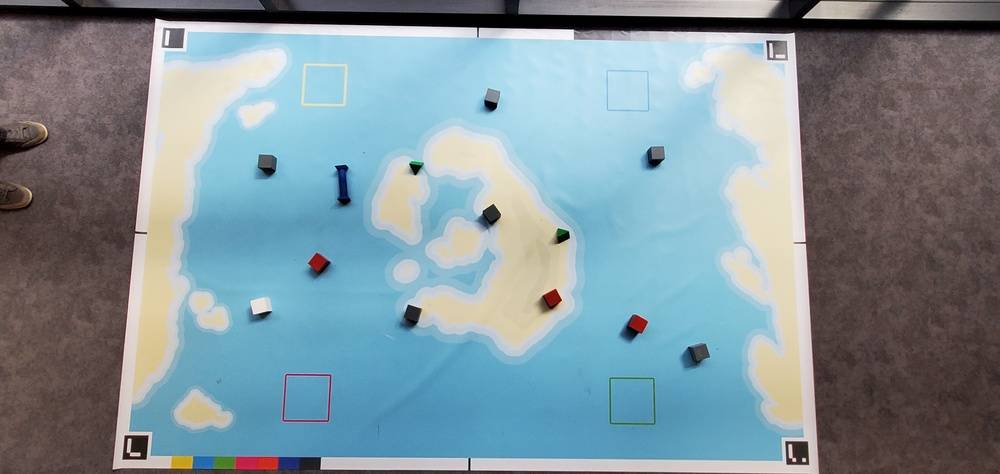
//> input picture 20240404_161242.jpg, 1000 x 474 px, shrunk from 4608 x 2184 before the run, given in place of the camera
$ ./formes   (built with g++ and OpenCV 4)
//> lines starting //> are read from the running program, lines starting //| are printed output that depends on the picture; after the words box and inside, x2 and y2 are one past the last pixel; in counts of white or black regions, pixels touching at a corner belong together
#include <opencv2/opencv.hpp>
#include <vector>

int main() {
    cv::VideoCapture cap(0); // Ouvrir la caméra par défaut
    if (!cap.isOpened()) {
        std::cout << "Erreur lors de l'ouverture de la caméra." << std::endl;
        return -1;
    }

    cv::Mat frame, gray, blurred, edges;
    std::vector<std::vector<cv::Point>> contours;

    while (true) {
        cap >> frame; // Lire une nouvelle frame
//> frame is the input picture: 474 rows x 1000 cols, CV_8UC3; mean B, G, R 153.9, 146.3, 128.3
        if (frame.empty()) {
            std::cout << "Erreur lors de la capture de l'image." << std::endl;
            break;
        }

        // Convertir en niveaux de gris
        cv::cvtColor(frame, gray, cv::COLOR_BGR2GRAY);
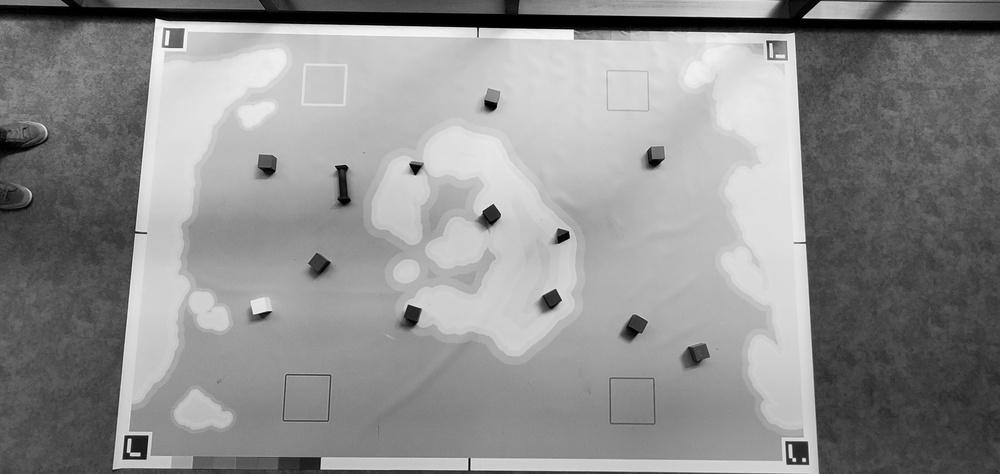
//> gray: 474 rows x 1000 cols, CV_8UC1; min 0, max 254, mean 141.8

        // Appliquer un flou
        cv::GaussianBlur(gray, blurred, cv::Size(5, 5), 0);

        // Détection de contours
        cv::Canny(blurred, edges, 50, 150, 3);
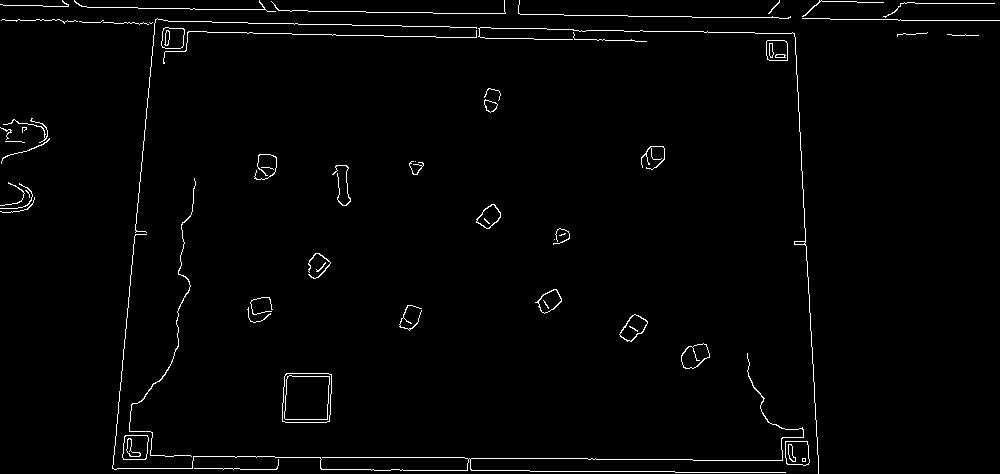
//> edges: 474 rows x 1000 cols, CV_8UC1; 1.7% white in thin lines or dots

        // Trouver les contours
        cv::findContours(edges, contours, cv::RETR_EXTERNAL, cv::CHAIN_APPROX_SIMPLE);
//> contours = 55 contours, 39 with area under 20; largest, box (x1, y1, x2, y2) and area: (282, 373, 332, 423) 2312, (122, 435, 149, 460) 571, (785, 441, 810, 466) 526, (681, 343, 710, 369) 489, (619, 314, 648, 342) 434

        for (size_t i = 0; i < contours.size(); i++) {
            // Approximation des contours à des polygones + vérification du nombre de côtés
            std::vector<cv::Point> approx;
            cv::approxPolyDP(contours[i], approx, 0.03 * cv::arcLength(contours[i], true), true);
            std::string shape = "Polygone";

            switch (approx.size()) {
                case 3: shape = "Triangle"; break;
                case 4: shape = "Rectangle"; break; // Peut être un carré ou un rectangle
                case 5: shape = "Pentagone"; break;
                case 6: shape = "Hexagone"; break;
                case 7: shape = "Heptagone"; break;
                case 8: shape = "Octogone"; break;
                default: break;
            }

            // Dessiner le polygone et afficher le type
            cv::drawContours(frame, std::vector<std::vector<cv::Point>>{approx}, -1, cv::Scalar(0, 255, 0), 2);
            cv::putText(frame, shape, approx[0], cv::FONT_HERSHEY_SIMPLEX, 0.5, cv::Scalar(0, 0, 0), 2);
        }
//> this loop made 55 passes
//> approx on passes 13, 18, 25, 29, 30, 36, 37, 38, 39, 40, 41: 1 Point (x, y): [554, 239], 4 Points (x, y): [34, 197], [26, 209], [0, 211], [27, 209], 1 Point (x, y): [415, 161], 2 Points (x, y): [5, 141], [24, 142], 4 Points (x, y): [49, 138], [3, 157], [1, 163], [4, 157], 4 Points (x, y): [766, 41], [767, 59], [787, 60], [786, 41], 2 Points (x, y): [947, 34], [978, 35], 4 Points (x, y): [927, 32], [903, 33], [897, 36], [903, 33], 4 Points (x, y): [573, 32], [574, 39], [646, 41], [575, 39], 4 Points (x, y): [476, 30], [188, 31], [163, 63], [189, 31], 4 Points (x, y): [478, 28], [794, 34], [818, 473], [794, 33]
//> pass 1, `cv::putText(frame, shape, approx[0], cv::FONT_HERSHEY_SIMPLEX, 0.5, cv..`:
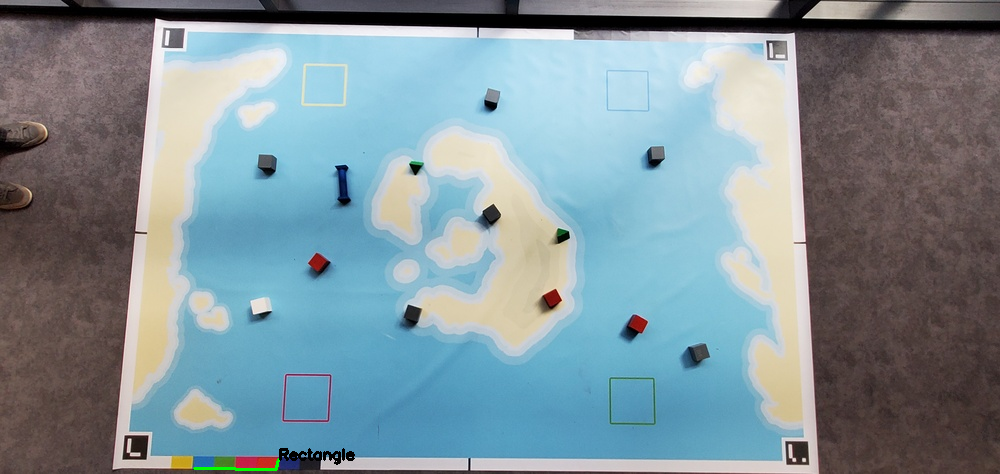
//> frame: 474 rows x 1000 cols, CV_8UC3; 0.18% of pixels changed, all inside (x1, y1, x2, y2) = (193, 448, 355, 471)
//> pass 2, `cv::putText(frame, shape, approx[0], cv::FONT_HERSHEY_SIMPLEX, 0.5, cv..`:
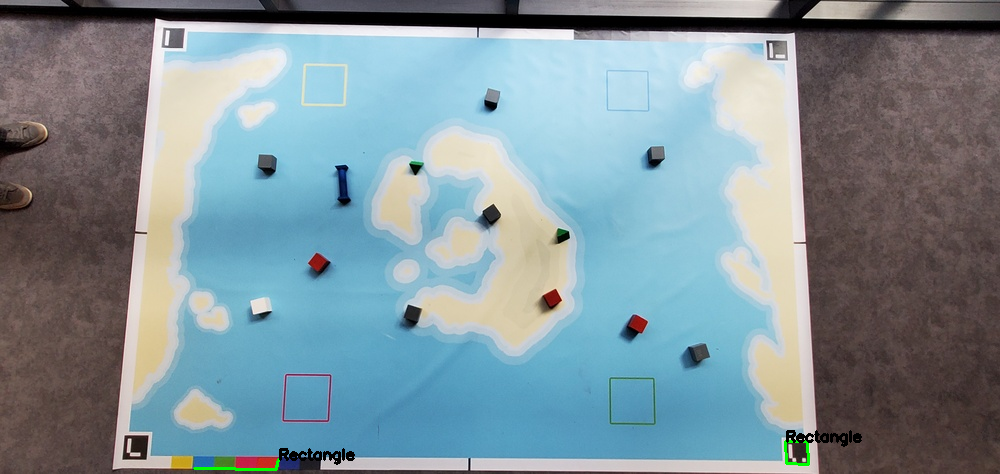
//> frame: 474 rows x 1000 cols, CV_8UC3; 0.17% of pixels changed, all inside (x1, y1, x2, y2) = (784, 430, 862, 466)
//> pass 3, `cv::putText(frame, shape, approx[0], cv::FONT_HERSHEY_SIMPLEX, 0.5, cv..`:
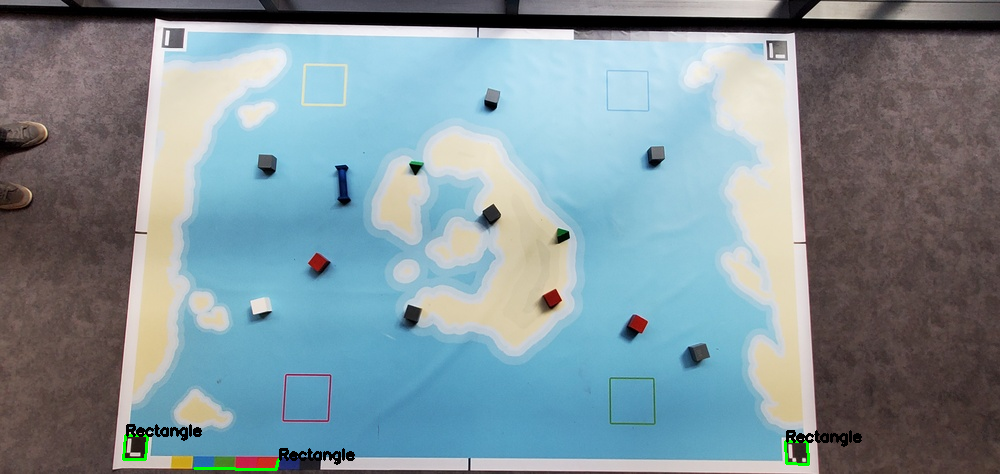
//> frame: 474 rows x 1000 cols, CV_8UC3; 0.17% of pixels changed, all inside (x1, y1, x2, y2) = (122, 424, 202, 461)
//> after the loop:
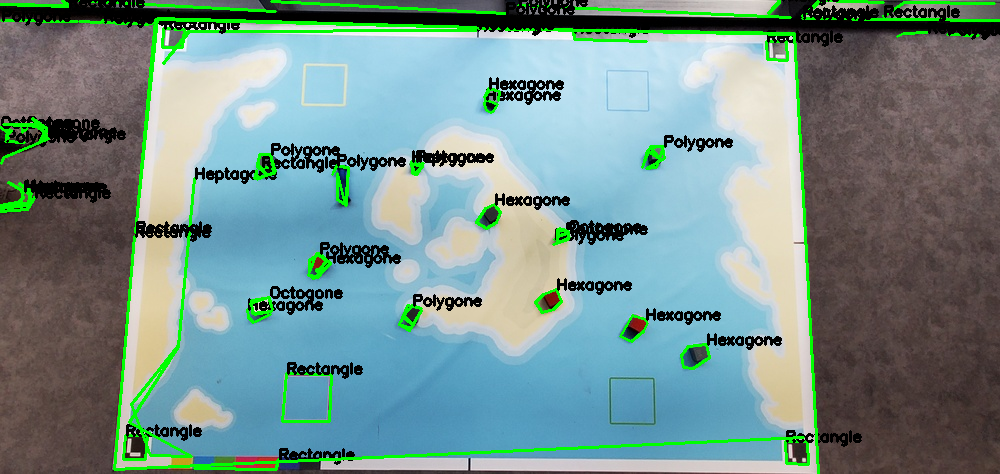
//> frame: 474 rows x 1000 cols, CV_8UC3; 8.34% of pixels changed, all inside (x1, y1, x2, y2) = (0, 0, 1000, 474)

        // Afficher le résultat
        cv::imshow("Polygones détectés", frame);

        // Quitter avec la touche 'q'
        if (cv::waitKey(1) == 'q') break;
//> the 'q' key is pressed
    }

    cap.release(); // Libérer la caméra
    cv::destroyAllWindows(); // Fermer toutes les fenêtres

    return 0;
}

$ run again, on 20240404_161507.jpg
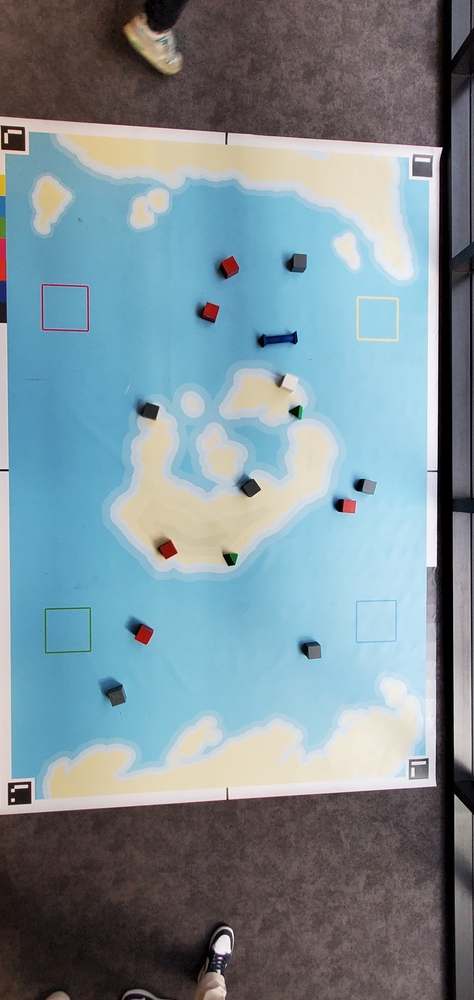
//> input picture 20240404_161507.jpg, 474 x 1000 px, shrunk from 2184 x 4608 before the run, given in place of the camera
//> frame is the input picture: 1000 rows x 474 cols, CV_8UC3; mean B, G, R 150.3, 142.2, 124
//> `cv::Canny(blurred, edges, 50, 150, 3);`:
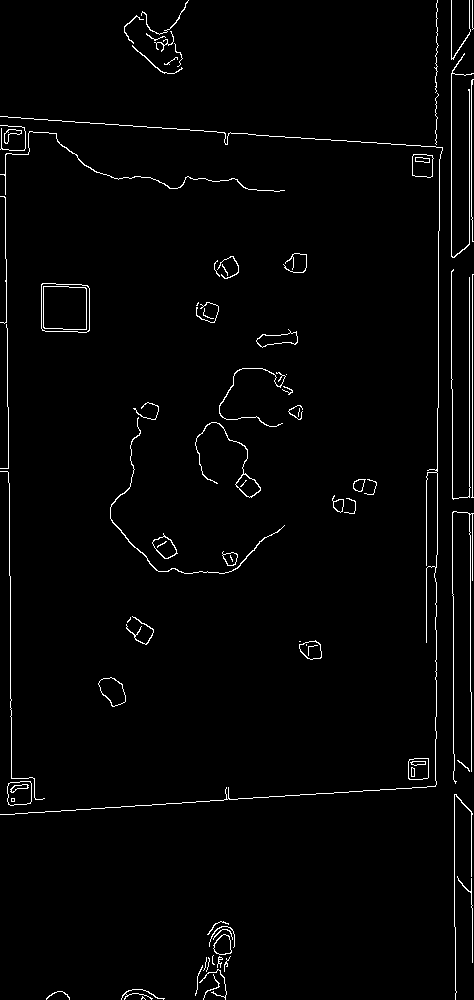
//> edges: 1000 rows x 474 cols, CV_8UC1; 2% white in thin lines or dots
//> contours = 72 contours, 50 with area under 20; largest, box (x1, y1, x2, y2) and area: (41, 283, 90, 333) 2263, (7, 781, 32, 806) 524, (98, 677, 126, 707) 512, (412, 154, 434, 178) 436, (408, 758, 429, 780) 406
//> the loop `for (size_t i = 0; i < contours.size(); i++)` made 72 passes
//> approx on passes 17, 18, 19, 22, 28, 33, 36: 2 Points (x, y): [456, 794], [455, 999], 4 Points (x, y): [30, 781], [8, 783], [8, 804], [30, 803], 3 Points (x, y): [457, 760], [469, 771], [467, 767], 2 Points (x, y): [299, 641], [300, 641], 2 Points (x, y): [453, 511], [455, 783], 4 Points (x, y): [0, 471], [11, 778], [42, 799], [11, 777], 2 Points (x, y): [299, 408], [298, 416]
//> after the loop `for (size_t i = 0; i < contours.size(); i++)`:
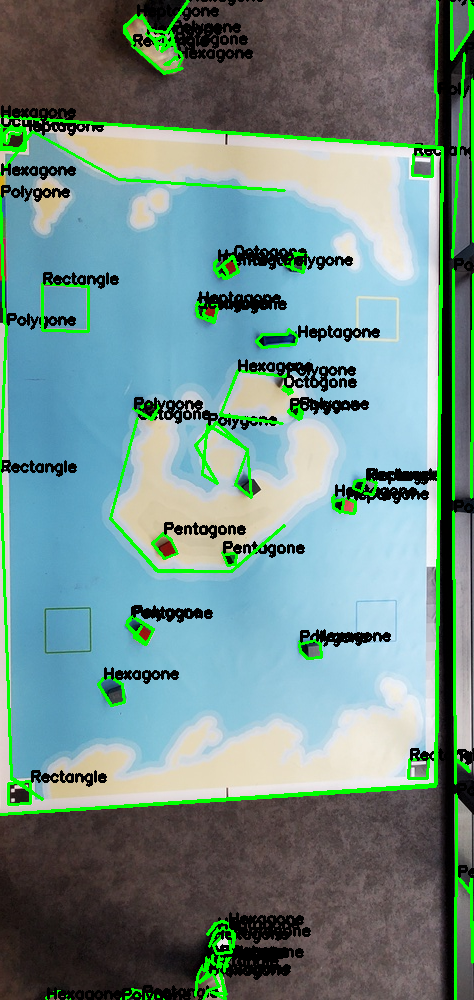
//> frame: 1000 rows x 474 cols, CV_8UC3; mean B, G, R 136.3, 141.1, 111.8
